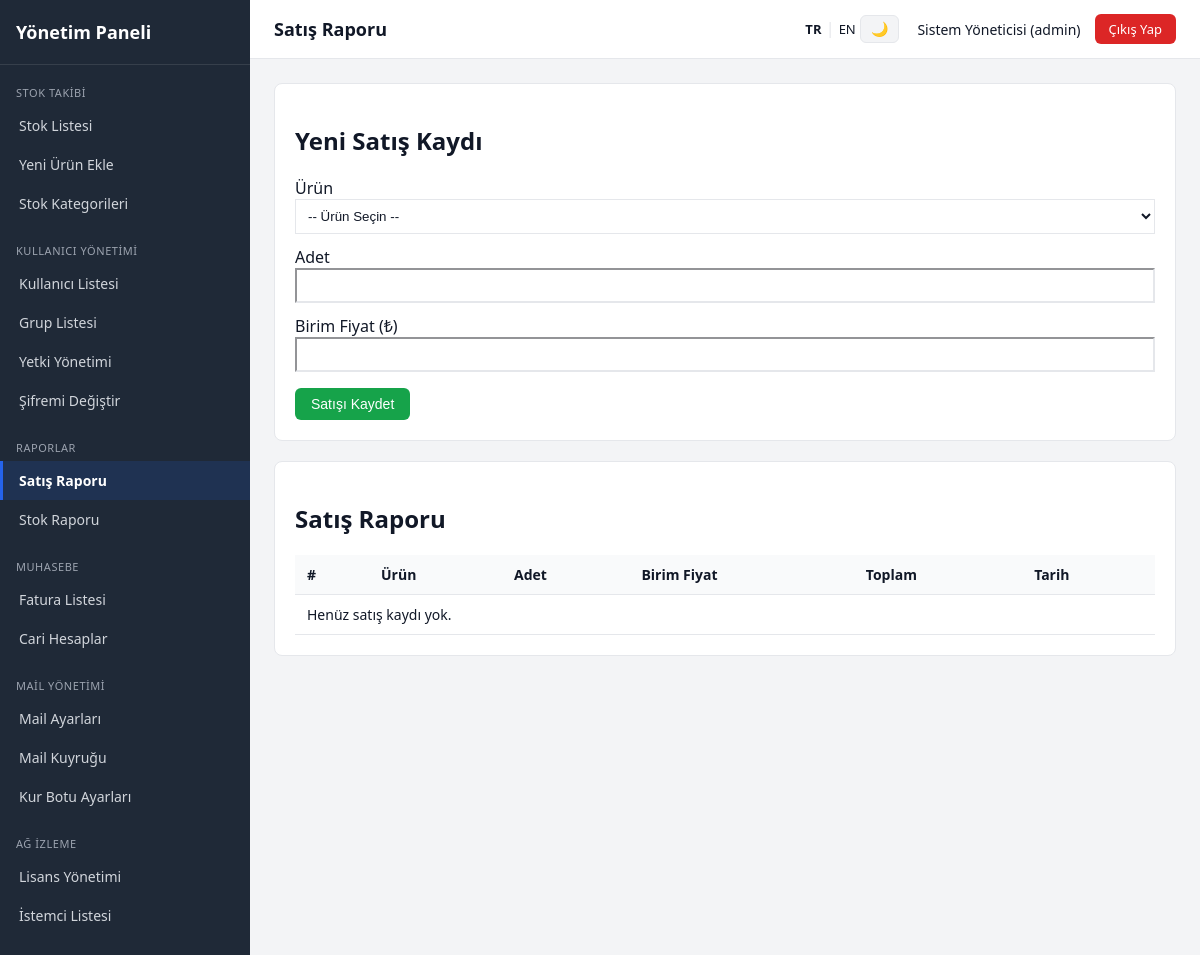
Page /index.php?page=satis_raporu (signed in) on the committed database.
### tables this page shows
CREATE TABLE menus (
    id INT AUTO_INCREMENT PRIMARY KEY,
    module_id INT NOT NULL,
    parent_id INT DEFAULT NULL,
    page_id INT DEFAULT NULL,
    menu_title VARCHAR(150) NOT NULL,
    icon VARCHAR(50) DEFAULT NULL,
    sort_order INT DEFAULT 0,
    is_active TINYINT(1) DEFAULT 1,
    FOREIGN KEY (module_id) REFERENCES modules(id) ON DELETE CASCADE,
    FOREIGN KEY (page_id) REFERENCES pages(id) ON DELETE SET NULL,
    FOREIGN KEY (parent_id) REFERENCES menus(id) ON DELETE CASCADE
);

CREATE TABLE pages (
    id INT AUTO_INCREMENT PRIMARY KEY,
    module_id INT NOT NULL,
    page_key VARCHAR(100) NOT NULL UNIQUE,
    page_title VARCHAR(150) NOT NULL,
    file_path VARCHAR(255) NOT NULL,
    sort_order INT DEFAULT 0,
    is_active TINYINT(1) DEFAULT 1,
    created_at DATETIME DEFAULT CURRENT_TIMESTAMP,
    FOREIGN KEY (module_id) REFERENCES modules(id) ON DELETE CASCADE
);

### includes/lang.php (called while the page is built, shortened)
<?php
function currentLang(): string
{
    $lang = $_COOKIE['panel_lang'] ?? 'tr';
    return in_array($lang, ['tr', 'en'], true) ? $lang : 'tr';
}
function currentTheme(): string
{
    $theme = $_COOKIE['panel_theme'] ?? 'light';
    return in_array($theme, ['light', 'dark'], true) ? $theme : 'light';
}
function t(string $key): string
{
    $lang = currentLang();
    return $GLOBALS['__PANEL_STRINGS'][$lang][$key] ?? $key;
}

### includes/functions.php (called while the page is built, shortened)
<?php
function getPageByKey(PDO $pdo, string $pageKey): ?array
{
    $stmt = $pdo->prepare(
        "SELECT p.*, m.module_name, m.module_key
         FROM pages p
         INNER JOIN modules m ON m.id = p.module_id
         WHERE p.page_key = :page_key AND p.is_active = 1
         LIMIT 1"
    );
    $stmt->execute(['page_key' => $pageKey]);
    $page = $stmt->fetch();
    return $page ?: null;
}
function groupHasPermission(PDO $pdo, int $groupId, int $pageId, string $action): bool
{
    $column = match ($action) {
        'view'   => 'can_view',
        'add'    => 'can_add',
        'update' => 'can_update',
        'delete' => 'can_delete',
        default  => null,
    };
    $stmt = $pdo->prepare(
        "SELECT {$column} FROM group_page_permissions
         WHERE group_id = :group_id AND page_id = :page_id
         LIMIT 1"
    );
    $stmt->execute(['group_id' => $groupId, 'page_id' => $pageId]);
    $row = $stmt->fetch();
    return $row && (int)$row[$column] === 1;
}
function getMenuForGroup(PDO $pdo, int $groupId): array
{
    $sql = "
        SELECT
            mo.id            AS module_id,
            mo.module_name,
            mo.module_key,
            mo.icon          AS module_icon,
            mo.sort_order    AS module_sort,
            me.id            AS menu_id,
            me.menu_title,
            me.icon          AS menu_icon,
            me.sort_order    AS menu_sort,
            pg.page_key,
            pg.page_title
        FROM group_page_permissions gpp
        INNER JOIN pages pg   ON pg.id = gpp.page_id
        INNER JOIN modules mo ON mo.id = pg.module_id
        INNER JOIN menus me   ON me.page_id = pg.id
        WHERE gpp.group_id = :group_id
          AND gpp.can_view = 1
          AND pg.is_active = 1
          AND mo.is_active = 1
          AND me.is_active = 1
        ORDER BY mo.sort_order ASC, me.sort_order ASC
    ";
    $stmt = $pdo->prepare($sql);
    $stmt->execute(['group_id' => $groupId]);
    $rows = $stmt->fetchAll();
    $menu = [];
    foreach ($rows as $row) {
        $modKey = $row['module_key'];
        if (!isset($menu[$modKey])) {
            $menu[$modKey] = [
                'module_id'   => $row['module_id'],
                'module_name' => $row['module_name'],
                'module_icon' => $row['module_icon'],
                'items'       => [],
            ];
        }
        $menu[$modKey]['items'][] = [
            'menu_title' => $row['menu_title'],
            'menu_icon'  => $row['menu_icon'],
            'page_key'   => $row['page_key'],
        ];
    }
    return $menu;
}
function e(string $value): string
{
    return htmlspecialchars($value, ENT_QUOTES, 'UTF-8');
}

### includes/auth.php (called while the page is built, shortened)
<?php
function currentGroupId(): int
{
    return (int)($_SESSION['group_id'] ?? 0);
}
function currentUsername(): string
{
    return $_SESSION['username'] ?? '';
}
function currentFullName(): string
{
    return $_SESSION['full_name'] ?? '';
}
function requirePermission(PDO $pdo, int $pageId, string $action = 'view'): void
{
    $groupId = currentGroupId();
    if (!groupHasPermission($pdo, $groupId, $pageId, $action)) {
        http_response_code(403);
        include __DIR__ . '/../403.php';
        exit;
    }
}

### modules/raporlar/satis.php (the view, shortened to what this page needs)
<?php
$sales = $pdo->query(
    "SELECT s.*, u.urun_adi, (s.adet * s.birim_fiyat) AS toplam
     FROM satislar s
     INNER JOIN stok_urunleri u ON u.id = s.urun_id
     ORDER BY s.satis_tarihi DESC"
)->fetchAll();
?>
<?php if ($canAdd): ?>
<div class="card">
    <h2>Yeni Satış Kaydı</h2>
    <form method="post" action="index.php?page=satis_raporu">
        <label>Ürün</label>
        <select name="urun_id" style="width:100%;padding:8px;margin-bottom:12px;" required>
            <option value="">-- Ürün Seçin --</option>
        </select>
        <label>Adet</label>
        <input type="number" name="adet" min="1" style="width:100%;padding:8px;margin-bottom:12px;" required>
        <label>Birim Fiyat (₺)</label>
        <input type="number" name="birim_fiyat" step="0.01" min="0" style="width:100%;padding:8px;margin-bottom:16px;" required>
        <button type="submit" class="btn btn-success">Satışı Kaydet</button>
    </form>
</div>
<?php endif; ?>
<div class="card">
    <h2>Satış Raporu</h2>
    <table class="data-table">
        <thead>
        <tr>
            <th>#</th>
            <th>Ürün</th>
            <th>Adet</th>
            <th>Birim Fiyat</th>
            <th>Toplam</th>
            <th>Tarih</th>
        </tr>
        </thead>
        <tbody>
        <?php if (empty($sales)): ?>
            <tr><td colspan="6">Henüz satış kaydı yok.</td></tr>
        <?php endif; ?>
        </tbody>
    </table>
</div>

### includes/header.php (shortened to what this page needs)
<!DOCTYPE html>
<html lang="<?= e(currentLang()) ?>" data-theme="<?= e(currentTheme()) ?>">
<head>
    <link rel="stylesheet" href="assets/css/style.css">
</head>
<body>
<div class="app-shell">
    <aside class="sidebar">
        <div class="sidebar-brand"><?= e(t('brand_title')) ?></div>
        <nav class="sidebar-menu">
            <?php foreach ($menuData as $moduleKey => $module): ?>
                <div class="menu-module">
                    <div class="menu-module-title"><?= e($module['module_name']) ?></div>
                    <ul>
                        <?php foreach ($module['items'] as $item): ?>
                            <li>
                                <a href="index.php?page=<?= urlencode($item['page_key']) ?>"
                                   class="<?= ($currentPageKey ?? '') === $item['page_key'] ? 'active' : '' ?>">
                                    <?= e($item['menu_title']) ?>
                                </a>
                            </li>
                        <?php endforeach; ?>
                    </ul>
                </div>
            <?php endforeach; ?>
        </nav>
    </aside>
    <div class="main-area">
        <header class="topbar">
            <div class="topbar-title"><?= e($pageTitle ?? '') ?></div>
            <div style="display:flex; align-items:center; gap:18px;">
                <div class="topbar-controls">
                    <a href="javascript:void(0)" onclick="panelSwitchLang('tr')"
                       style="font-weight:<?= currentLang() === 'tr' ? '700' : '400' ?>;">TR</a>
                    <span style="color:var(--border-color);">|</span>
                    <a href="javascript:void(0)" onclick="panelSwitchLang('en')"
                       style="font-weight:<?= currentLang() === 'en' ? '700' : '400' ?>;">EN</a>
                    <button type="button" class="btn btn-theme" onclick="panelToggleTheme()"
                            title="<?= currentTheme() === 'light' ? e(t('theme_dark_tooltip')) : e(t('theme_light_tooltip')) ?>">
                        <?= currentTheme() === 'light' ? '🌙' : '☀️' ?>
                    </button>
                </div>
                <div class="topbar-user">
                    <span><?= e(currentFullName()) ?> (<?= e(currentUsername()) ?>)</span>
                    <a href="logout.php" class="btn-logout"><?= e(t('logout')) ?></a>
                </div>
            </div>
        </header>
        <main class="content-area">

### assets/css/style.css (style rules this page uses)
:root { --sidebar-bg: #1f2937; --sidebar-text: #d1d5db; --sidebar-active: #2563eb; --topbar-bg: #ffffff; --content-bg: #f3f4f6; --border-color: #e5e7eb; --text-dark: #111827; --accent: #2563eb; --danger: #dc2626; --success: #16a34a; --card-bg: #ffffff; --table-header-bg: #f9fafb; --input-bg: #ffffff; }
* { box-sizing: border-box; }
body { margin: 0; font-family: 'Segoe UI', Arial, sans-serif; background: var(--content-bg); color: var(--text-dark); }
.app-shell { display: flex; min-height: 100vh; }
.sidebar { width: 250px; background: var(--sidebar-bg); color: var(--sidebar-text); flex-shrink: 0; padding: 0 0 20px 0; }
.sidebar-brand { padding: 20px 16px; font-size: 18px; font-weight: 600; color: #fff; border-bottom: 1px solid rgba(255,255,255,0.1); }
.menu-module { margin-top: 14px; }
.menu-module-title { font-size: 11px; text-transform: uppercase; letter-spacing: 0.05em; color: #9ca3af; padding: 6px 16px; }
.sidebar-menu ul { list-style: none; margin: 0; padding: 0; }
.sidebar-menu a { display: block; padding: 10px 16px; color: var(--sidebar-text); text-decoration: none; font-size: 14px; border-left: 3px solid transparent; }
.sidebar-menu a.active { background: rgba(37,99,235,0.15); border-left-color: var(--sidebar-active); color: #fff; font-weight: 600; }
.main-area { flex: 1; display: flex; flex-direction: column; min-width: 0; }
.topbar { background: var(--topbar-bg); border-bottom: 1px solid var(--border-color); padding: 14px 24px; display: flex; align-items: center; justify-content: space-between; }
.topbar-title { font-size: 18px; font-weight: 600; }
.topbar-user { display: flex; align-items: center; gap: 14px; font-size: 14px; }
.btn-logout { background: var(--danger); color: #fff; padding: 6px 14px; border-radius: 6px; text-decoration: none; font-size: 13px; }
.content-area { padding: 24px; flex: 1; }
.card { background: var(--card-bg); border: 1px solid var(--border-color); border-radius: 8px; padding: 20px; margin-bottom: 20px; }
table.data-table { width: 100%; border-collapse: collapse; font-size: 14px; }
table.data-table th, table.data-table td { text-align: left; padding: 10px 12px; border-bottom: 1px solid var(--border-color); }
table.data-table th { background: var(--table-header-bg); font-weight: 600; color: var(--text-dark); }
table.data-table td { color: var(--text-dark); }
.btn { display: inline-block; padding: 8px 16px; border-radius: 6px; text-decoration: none; font-size: 14px; border: none; cursor: pointer; }
.btn-success { background: var(--success); color: #fff; }
.content-area input, .content-area select, .content-area textarea { background: var(--input-bg); color: var(--text-dark); border-color: var(--border-color); }
.topbar-controls a { text-decoration: none; color: var(--text-dark); font-size: 13px; }
.topbar-controls .btn-theme { background: var(--content-bg); border: 1px solid var(--border-color); padding: 5px 10px; font-size: 14px; }

### rows in the picture
menus: menu_title "Stok Listesi"
menus: menu_title "Yeni Ürün Ekle"
menus: menu_title "Stok Kategorileri"
menus: menu_title "Kullanıcı Listesi"
menus: menu_title "Grup Listesi"
menus: menu_title "Yetki Yönetimi"
menus: menu_title "Şifremi Değiştir"
menus: menu_title "Satış Raporu"
menus: menu_title "Stok Raporu"
menus: menu_title "Fatura Listesi"
menus: menu_title "Cari Hesaplar"
menus: menu_title "Mail Ayarları"
menus: menu_title "Mail Kuyruğu"
menus: menu_title "Kur Botu Ayarları"
menus: menu_title "Lisans Yönetimi"
menus: menu_title "İstemci Listesi"
pages: page_title "Satış Raporu"

### other values in the picture
t('brand_title') "Yönetim Paneli"
$module['module_name'] "STOK TAKIBI"
$module['module_name'] "KULLANICI YÖNETIMI"
$module['module_name'] "RAPORLAR"
$module['module_name'] "MUHASEBE"
$module['module_name'] "MAIL YÖNETIMI"
$module['module_name'] "AĞ İZLEME"
currentFullName() "Sistem Yöneticisi"
currentUsername() "admin"
t('logout') "Çıkış Yap"
